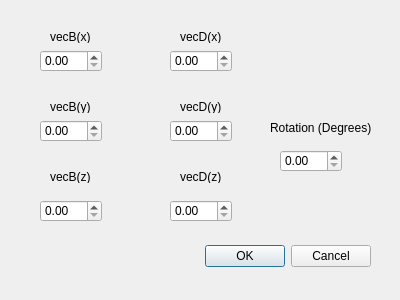
<?xml version="1.0" encoding="UTF-8"?>
<ui version="4.0">
 <class>Dialoglinerotation</class>
 <widget class="QDialog" name="Dialoglinerotation">
  <property name="geometry">
   <rect>
    <x>0</x>
    <y>0</y>
    <width>400</width>
    <height>300</height>
   </rect>
  </property>
  <property name="windowTitle">
   <string>Dialog</string>
  </property>
  <widget class="QDialogButtonBox" name="buttonBox">
   <property name="geometry">
    <rect>
     <x>30</x>
     <y>240</y>
     <width>341</width>
     <height>32</height>
    </rect>
   </property>
   <property name="orientation">
    <enum>Qt::Horizontal</enum>
   </property>
   <property name="standardButtons">
    <set>QDialogButtonBox::Cancel|QDialogButtonBox::Ok</set>
   </property>
  </widget>
  <widget class="QLabel" name="label_5">
   <property name="geometry">
    <rect>
     <x>180</x>
     <y>100</y>
     <width>47</width>
     <height>13</height>
    </rect>
   </property>
   <property name="text">
    <string>vecD(y)</string>
   </property>
  </widget>
  <widget class="QLabel" name="label_6">
   <property name="geometry">
    <rect>
     <x>180</x>
     <y>170</y>
     <width>47</width>
     <height>13</height>
    </rect>
   </property>
   <property name="text">
    <string>vecD(z)</string>
   </property>
  </widget>
  <widget class="QLabel" name="label_2">
   <property name="geometry">
    <rect>
     <x>50</x>
     <y>100</y>
     <width>47</width>
     <height>13</height>
    </rect>
   </property>
   <property name="text">
    <string>vecB(y)</string>
   </property>
  </widget>
  <widget class="QLabel" name="label">
   <property name="geometry">
    <rect>
     <x>50</x>
     <y>30</y>
     <width>47</width>
     <height>13</height>
    </rect>
   </property>
   <property name="text">
    <string>vecB(x)</string>
   </property>
  </widget>
  <widget class="QLabel" name="label_4">
   <property name="geometry">
    <rect>
     <x>180</x>
     <y>30</y>
     <width>47</width>
     <height>13</height>
    </rect>
   </property>
   <property name="text">
    <string>vecD(x)</string>
   </property>
  </widget>
  <widget class="QLabel" name="label_7">
   <property name="geometry">
    <rect>
     <x>270</x>
     <y>120</y>
     <width>101</width>
     <height>16</height>
    </rect>
   </property>
   <property name="text">
    <string>Rotation (Degrees)</string>
   </property>
  </widget>
  <widget class="QLabel" name="label_3">
   <property name="geometry">
    <rect>
     <x>50</x>
     <y>170</y>
     <width>47</width>
     <height>13</height>
    </rect>
   </property>
   <property name="text">
    <string>vecB(z)</string>
   </property>
  </widget>
  <widget class="QDoubleSpinBox" name="doubleSpinBox">
   <property name="geometry">
    <rect>
     <x>40</x>
     <y>50</y>
     <width>62</width>
     <height>22</height>
    </rect>
   </property>
  </widget>
  <widget class="QDoubleSpinBox" name="doubleSpinBox_2">
   <property name="geometry">
    <rect>
     <x>40</x>
     <y>120</y>
     <width>62</width>
     <height>22</height>
    </rect>
   </property>
  </widget>
  <widget class="QDoubleSpinBox" name="doubleSpinBox_3">
   <property name="geometry">
    <rect>
     <x>40</x>
     <y>200</y>
     <width>62</width>
     <height>22</height>
    </rect>
   </property>
  </widget>
  <widget class="QDoubleSpinBox" name="doubleSpinBox_4">
   <property name="geometry">
    <rect>
     <x>170</x>
     <y>50</y>
     <width>62</width>
     <height>22</height>
    </rect>
   </property>
  </widget>
  <widget class="QDoubleSpinBox" name="doubleSpinBox_5">
   <property name="geometry">
    <rect>
     <x>170</x>
     <y>120</y>
     <width>62</width>
     <height>22</height>
    </rect>
   </property>
  </widget>
  <widget class="QDoubleSpinBox" name="doubleSpinBox_6">
   <property name="geometry">
    <rect>
     <x>170</x>
     <y>200</y>
     <width>62</width>
     <height>22</height>
    </rect>
   </property>
  </widget>
  <widget class="QDoubleSpinBox" name="doubleSpinBox_7">
   <property name="geometry">
    <rect>
     <x>280</x>
     <y>150</y>
     <width>62</width>
     <height>22</height>
    </rect>
   </property>
  </widget>
 </widget>
 <resources/>
 <connections>
  <connection>
   <sender>buttonBox</sender>
   <signal>accepted()</signal>
   <receiver>Dialoglinerotation</receiver>
   <slot>accept()</slot>
   <hints>
    <hint type="sourcelabel">
     <x>248</x>
     <y>254</y>
    </hint>
    <hint type="destinationlabel">
     <x>157</x>
     <y>274</y>
    </hint>
   </hints>
  </connection>
  <connection>
   <sender>buttonBox</sender>
   <signal>rejected()</signal>
   <receiver>Dialoglinerotation</receiver>
   <slot>reject()</slot>
   <hints>
    <hint type="sourcelabel">
     <x>316</x>
     <y>260</y>
    </hint>
    <hint type="destinationlabel">
     <x>286</x>
     <y>274</y>
    </hint>
   </hints>
  </connection>
 </connections>
</ui>
